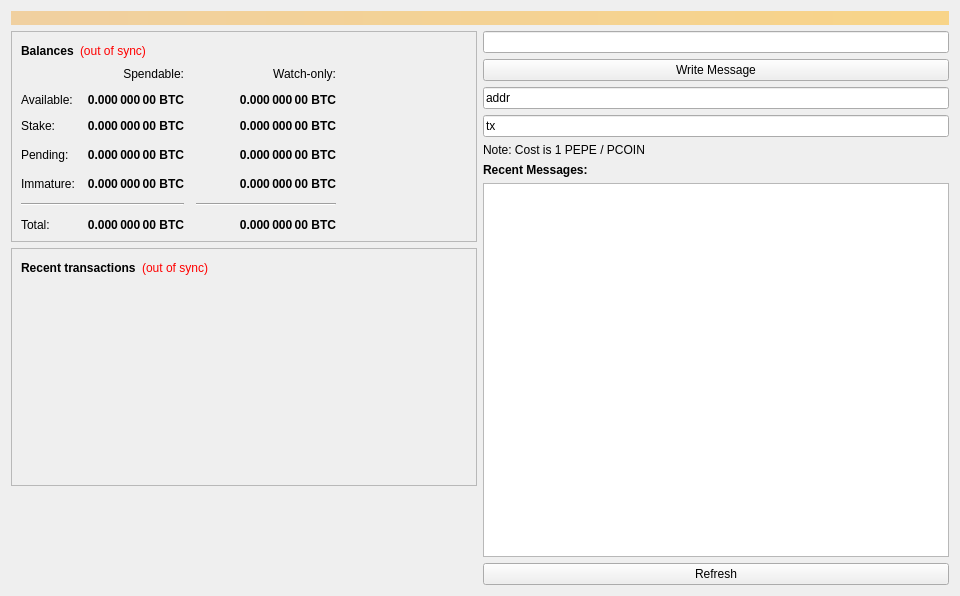
<?xml version="1.0" encoding="UTF-8"?>
<ui version="4.0">
 <class>OverviewPage</class>
 <widget class="QWidget" name="OverviewPage">
  <property name="geometry">
   <rect>
    <x>0</x>
    <y>0</y>
    <width>960</width>
    <height>596</height>
   </rect>
  </property>
  <property name="minimumSize">
   <size>
    <width>960</width>
    <height>0</height>
   </size>
  </property>
  <property name="windowTitle">
   <string>Form</string>
  </property>
  <layout class="QVBoxLayout" name="topLayout">
   <item>
    <widget class="QLabel" name="labelAlerts">
     <property name="visible">
      <bool>false</bool>
     </property>
     <property name="styleSheet">
      <string notr="true">background-color: qlineargradient(x1: 0, y1: 0, x2: 1, y2: 0, stop:0 #F0D0A0, stop:1 #F8D488); color:#000000;</string>
     </property>
     <property name="wordWrap">
      <bool>true</bool>
     </property>
     <property name="margin">
      <number>3</number>
     </property>
    </widget>
   </item>
   <item>
    <layout class="QHBoxLayout" name="horizontalLayout" stretch="1,1">
     <item>
      <layout class="QVBoxLayout" name="verticalLayout_2">
       <item>
        <widget class="QFrame" name="frame">
         <property name="frameShape">
          <enum>QFrame::StyledPanel</enum>
         </property>
         <property name="frameShadow">
          <enum>QFrame::Raised</enum>
         </property>
         <layout class="QVBoxLayout" name="verticalLayout_4">
          <item>
           <layout class="QHBoxLayout" name="horizontalLayout_4">
            <item>
             <widget class="QLabel" name="label_5">
              <property name="font">
               <font>
                <weight>75</weight>
                <bold>true</bold>
               </font>
              </property>
              <property name="text">
               <string>Balances</string>
              </property>
             </widget>
            </item>
            <item>
             <widget class="QLabel" name="labelWalletStatus">
              <property name="cursor">
               <cursorShape>WhatsThisCursor</cursorShape>
              </property>
              <property name="toolTip">
               <string>The displayed information may be out of date. Your wallet automatically synchronizes with the PepeCoin network after a connection is established, but this process has not completed yet.</string>
              </property>
              <property name="styleSheet">
               <string notr="true">QLabel { color: red; }</string>
              </property>
              <property name="text">
               <string notr="true">(out of sync)</string>
              </property>
              <property name="alignment">
               <set>Qt::AlignLeading|Qt::AlignLeft|Qt::AlignVCenter</set>
              </property>
             </widget>
            </item>
            <item>
             <spacer name="horizontalSpacer_3">
              <property name="orientation">
               <enum>Qt::Horizontal</enum>
              </property>
              <property name="sizeHint" stdset="0">
               <size>
                <width>40</width>
                <height>20</height>
               </size>
              </property>
             </spacer>
            </item>
           </layout>
          </item>
          <item>
           <layout class="QGridLayout" name="gridLayout">
            <property name="spacing">
             <number>12</number>
            </property>
            <item row="3" column="2">
             <widget class="QLabel" name="labelWatchPending">
              <property name="font">
               <font>
                <weight>75</weight>
                <bold>true</bold>
               </font>
              </property>
              <property name="cursor">
               <cursorShape>IBeamCursor</cursorShape>
              </property>
              <property name="toolTip">
               <string>Unconfirmed transactions to watch-only addresses</string>
              </property>
              <property name="text">
               <string notr="true">0.000 000 00 BTC</string>
              </property>
              <property name="alignment">
               <set>Qt::AlignRight|Qt::AlignTrailing|Qt::AlignVCenter</set>
              </property>
              <property name="textInteractionFlags">
               <set>Qt::LinksAccessibleByMouse|Qt::TextSelectableByKeyboard|Qt::TextSelectableByMouse</set>
              </property>
             </widget>
            </item>
            <item row="3" column="1">
             <widget class="QLabel" name="labelUnconfirmed">
              <property name="font">
               <font>
                <weight>75</weight>
                <bold>true</bold>
               </font>
              </property>
              <property name="cursor">
               <cursorShape>IBeamCursor</cursorShape>
              </property>
              <property name="toolTip">
               <string>Total of transactions that have yet to be confirmed, and do not yet count toward the spendable balance</string>
              </property>
              <property name="text">
               <string notr="true">0.000 000 00 BTC</string>
              </property>
              <property name="alignment">
               <set>Qt::AlignRight|Qt::AlignTrailing|Qt::AlignVCenter</set>
              </property>
              <property name="textInteractionFlags">
               <set>Qt::LinksAccessibleByMouse|Qt::TextSelectableByKeyboard|Qt::TextSelectableByMouse</set>
              </property>
             </widget>
            </item>
            <item row="4" column="2">
             <widget class="QLabel" name="labelWatchImmature">
              <property name="font">
               <font>
                <weight>75</weight>
                <bold>true</bold>
               </font>
              </property>
              <property name="cursor">
               <cursorShape>IBeamCursor</cursorShape>
              </property>
              <property name="toolTip">
               <string>Mined balance in watch-only addresses that has not yet matured</string>
              </property>
              <property name="text">
               <string notr="true">0.000 000 00 BTC</string>
              </property>
              <property name="alignment">
               <set>Qt::AlignRight|Qt::AlignTrailing|Qt::AlignVCenter</set>
              </property>
              <property name="textInteractionFlags">
               <set>Qt::LinksAccessibleByMouse|Qt::TextSelectableByKeyboard|Qt::TextSelectableByMouse</set>
              </property>
             </widget>
            </item>
            <item row="5" column="0" colspan="2">
             <widget class="Line" name="lineSpendableBalance">
              <property name="orientation">
               <enum>Qt::Horizontal</enum>
              </property>
             </widget>
            </item>
            <item row="5" column="2">
             <widget class="Line" name="lineWatchBalance">
              <property name="sizePolicy">
               <sizepolicy hsizetype="Preferred" vsizetype="Fixed">
                <horstretch>0</horstretch>
                <verstretch>0</verstretch>
               </sizepolicy>
              </property>
              <property name="minimumSize">
               <size>
                <width>140</width>
                <height>0</height>
               </size>
              </property>
              <property name="orientation">
               <enum>Qt::Horizontal</enum>
              </property>
             </widget>
            </item>
            <item row="6" column="0">
             <widget class="QLabel" name="labelTotalText">
              <property name="text">
               <string>Total:</string>
              </property>
             </widget>
            </item>
            <item row="4" column="1">
             <widget class="QLabel" name="labelImmature">
              <property name="font">
               <font>
                <weight>75</weight>
                <bold>true</bold>
               </font>
              </property>
              <property name="cursor">
               <cursorShape>IBeamCursor</cursorShape>
              </property>
              <property name="toolTip">
               <string>Mined balance that has not yet matured</string>
              </property>
              <property name="text">
               <string notr="true">0.000 000 00 BTC</string>
              </property>
              <property name="alignment">
               <set>Qt::AlignRight|Qt::AlignTrailing|Qt::AlignVCenter</set>
              </property>
              <property name="textInteractionFlags">
               <set>Qt::LinksAccessibleByMouse|Qt::TextSelectableByKeyboard|Qt::TextSelectableByMouse</set>
              </property>
             </widget>
            </item>
            <item row="3" column="3">
             <spacer name="horizontalSpacer_2">
              <property name="orientation">
               <enum>Qt::Horizontal</enum>
              </property>
              <property name="sizeHint" stdset="0">
               <size>
                <width>40</width>
                <height>20</height>
               </size>
              </property>
             </spacer>
            </item>
            <item row="4" column="0">
             <widget class="QLabel" name="labelImmatureText">
              <property name="text">
               <string>Immature:</string>
              </property>
             </widget>
            </item>
            <item row="6" column="1">
             <widget class="QLabel" name="labelTotal">
              <property name="font">
               <font>
                <weight>75</weight>
                <bold>true</bold>
               </font>
              </property>
              <property name="cursor">
               <cursorShape>IBeamCursor</cursorShape>
              </property>
              <property name="toolTip">
               <string>Your current total balance</string>
              </property>
              <property name="text">
               <string notr="true">0.000 000 00 BTC</string>
              </property>
              <property name="alignment">
               <set>Qt::AlignRight|Qt::AlignTrailing|Qt::AlignVCenter</set>
              </property>
              <property name="textInteractionFlags">
               <set>Qt::LinksAccessibleByMouse|Qt::TextSelectableByKeyboard|Qt::TextSelectableByMouse</set>
              </property>
             </widget>
            </item>
            <item row="6" column="2">
             <widget class="QLabel" name="labelWatchTotal">
              <property name="font">
               <font>
                <weight>75</weight>
                <bold>true</bold>
               </font>
              </property>
              <property name="cursor">
               <cursorShape>IBeamCursor</cursorShape>
              </property>
              <property name="toolTip">
               <string>Current total balance in watch-only addresses</string>
              </property>
              <property name="text">
               <string notr="true">0.000 000 00 BTC</string>
              </property>
              <property name="alignment">
               <set>Qt::AlignRight|Qt::AlignTrailing|Qt::AlignVCenter</set>
              </property>
              <property name="textInteractionFlags">
               <set>Qt::LinksAccessibleByMouse|Qt::TextSelectableByKeyboard|Qt::TextSelectableByMouse</set>
              </property>
             </widget>
            </item>
            <item row="0" column="2">
             <widget class="QLabel" name="labelWatchonly">
              <property name="text">
               <string>Watch-only:</string>
              </property>
              <property name="alignment">
               <set>Qt::AlignRight|Qt::AlignTrailing|Qt::AlignVCenter</set>
              </property>
             </widget>
            </item>
            <item row="1" column="0">
             <widget class="QLabel" name="labelBalanceText">
              <property name="text">
               <string>Available:</string>
              </property>
             </widget>
            </item>
            <item row="1" column="1">
             <widget class="QLabel" name="labelBalance">
              <property name="font">
               <font>
                <weight>75</weight>
                <bold>true</bold>
               </font>
              </property>
              <property name="cursor">
               <cursorShape>IBeamCursor</cursorShape>
              </property>
              <property name="toolTip">
               <string>Your current spendable balance</string>
              </property>
              <property name="text">
               <string notr="true">0.000 000 00 BTC</string>
              </property>
              <property name="alignment">
               <set>Qt::AlignRight|Qt::AlignTrailing|Qt::AlignVCenter</set>
              </property>
              <property name="textInteractionFlags">
               <set>Qt::LinksAccessibleByMouse|Qt::TextSelectableByKeyboard|Qt::TextSelectableByMouse</set>
              </property>
             </widget>
            </item>
            <item row="2" column="0">
             <widget class="QLabel" name="label_6">
              <property name="text">
               <string>Stake:</string>
              </property>
             </widget>
            </item>
            <item row="2" column="1">
             <widget class="QLabel" name="labelStake">
              <property name="font">
               <font>
                <weight>75</weight>
                <bold>true</bold>
               </font>
              </property>
              <property name="cursor">
               <cursorShape>IBeamCursor</cursorShape>
              </property>
              <property name="toolTip">
               <string>Total of coins that was staked, and do not yet count toward the current balance</string>
              </property>
              <property name="text">
               <string notr="true">0.000 000 00 BTC</string>
              </property>
              <property name="alignment">
               <set>Qt::AlignRight|Qt::AlignTrailing|Qt::AlignVCenter</set>
              </property>
              <property name="textInteractionFlags">
               <set>Qt::LinksAccessibleByMouse|Qt::TextSelectableByKeyboard|Qt::TextSelectableByMouse</set>
              </property>
             </widget>
            </item>
            <item row="2" column="2">
             <widget class="QLabel" name="labelWatchStake">
              <property name="font">
               <font>
                <weight>75</weight>
                <bold>true</bold>
               </font>
              </property>
              <property name="cursor">
               <cursorShape>IBeamCursor</cursorShape>
              </property>
              <property name="toolTip">
               <string>Total of coins that was staked in watch-only addresses, and do not yet count toward the current watch-only balance</string>
              </property>
              <property name="text">
               <string notr="true">0.000 000 00 BTC</string>
              </property>
              <property name="alignment">
               <set>Qt::AlignRight|Qt::AlignTrailing|Qt::AlignVCenter</set>
              </property>
              <property name="textInteractionFlags">
               <set>Qt::LinksAccessibleByMouse|Qt::TextSelectableByKeyboard|Qt::TextSelectableByMouse</set>
              </property>
             </widget>
            </item>
            <item row="1" column="2">
             <widget class="QLabel" name="labelWatchAvailable">
              <property name="font">
               <font>
                <weight>75</weight>
                <bold>true</bold>
               </font>
              </property>
              <property name="cursor">
               <cursorShape>IBeamCursor</cursorShape>
              </property>
              <property name="toolTip">
               <string>Your current balance in watch-only addresses</string>
              </property>
              <property name="text">
               <string notr="true">0.000 000 00 BTC</string>
              </property>
              <property name="alignment">
               <set>Qt::AlignRight|Qt::AlignTrailing|Qt::AlignVCenter</set>
              </property>
              <property name="textInteractionFlags">
               <set>Qt::LinksAccessibleByMouse|Qt::TextSelectableByKeyboard|Qt::TextSelectableByMouse</set>
              </property>
             </widget>
            </item>
            <item row="3" column="0">
             <widget class="QLabel" name="labelPendingText">
              <property name="text">
               <string>Pending:</string>
              </property>
             </widget>
            </item>
            <item row="0" column="1">
             <widget class="QLabel" name="labelSpendable">
              <property name="text">
               <string>Spendable:</string>
              </property>
              <property name="alignment">
               <set>Qt::AlignRight|Qt::AlignTrailing|Qt::AlignVCenter</set>
              </property>
             </widget>
            </item>
           </layout>
          </item>
         </layout>
        </widget>
       </item>
       <item>
        <widget class="QFrame" name="frame_2">
         <property name="frameShape">
          <enum>QFrame::StyledPanel</enum>
         </property>
         <property name="frameShadow">
          <enum>QFrame::Raised</enum>
         </property>
         <layout class="QVBoxLayout" name="verticalLayout">
          <item>
           <layout class="QHBoxLayout" name="horizontalLayout_2">
            <item>
             <widget class="QLabel" name="label_4">
              <property name="font">
               <font>
                <weight>75</weight>
                <bold>true</bold>
               </font>
              </property>
              <property name="text">
               <string>Recent transactions</string>
              </property>
             </widget>
            </item>
            <item>
             <widget class="QLabel" name="labelTransactionsStatus">
              <property name="cursor">
               <cursorShape>WhatsThisCursor</cursorShape>
              </property>
              <property name="toolTip">
               <string>The displayed information may be out of date. Your wallet automatically synchronizes with the PepeCoin network after a connection is established, but this process has not completed yet.</string>
              </property>
              <property name="styleSheet">
               <string notr="true">QLabel { color: red; }</string>
              </property>
              <property name="text">
               <string notr="true">(out of sync)</string>
              </property>
              <property name="alignment">
               <set>Qt::AlignRight|Qt::AlignTrailing|Qt::AlignVCenter</set>
              </property>
             </widget>
            </item>
            <item>
             <spacer name="horizontalSpacer">
              <property name="orientation">
               <enum>Qt::Horizontal</enum>
              </property>
              <property name="sizeHint" stdset="0">
               <size>
                <width>40</width>
                <height>20</height>
               </size>
              </property>
             </spacer>
            </item>
           </layout>
          </item>
          <item>
           <widget class="QListView" name="listTransactions">
            <property name="styleSheet">
             <string notr="true">QListView { background: transparent; }</string>
            </property>
            <property name="frameShape">
             <enum>QFrame::NoFrame</enum>
            </property>
            <property name="verticalScrollBarPolicy">
             <enum>Qt::ScrollBarAlwaysOff</enum>
            </property>
            <property name="horizontalScrollBarPolicy">
             <enum>Qt::ScrollBarAlwaysOff</enum>
            </property>
            <property name="selectionMode">
             <enum>QAbstractItemView::NoSelection</enum>
            </property>
           </widget>
          </item>
         </layout>
        </widget>
       </item>
       <item>
        <spacer name="verticalSpacer">
         <property name="orientation">
          <enum>Qt::Vertical</enum>
         </property>
         <property name="sizeHint" stdset="0">
          <size>
           <width>20</width>
           <height>40</height>
          </size>
         </property>
        </spacer>
       </item>
      </layout>
     </item>
     <item>
      <layout class="QVBoxLayout" name="verticalLayout_3">
       <item>
        <widget class="QLineEdit" name="lineEdit">
         <property name="maxLength">
          <number>40</number>
         </property>
        </widget>
       </item>
       <item>
        <widget class="QPushButton" name="pushButton">
         <property name="text">
          <string>Write Message</string>
         </property>
        </widget>
       </item>
       <item>
        <widget class="QLineEdit" name="addrLineEdit">
         <property name="text">
          <string>addr</string>
         </property>
        </widget>
       </item>
       <item>
        <widget class="QLineEdit" name="txLineEdit">
         <property name="text">
          <string>tx</string>
         </property>
        </widget>
       </item>
       <item>
        <widget class="QLabel" name="label">
         <property name="text">
          <string>Note: Cost is 1 PEPE / PCOIN</string>
         </property>
        </widget>
       </item>
       <item>
        <widget class="QLabel" name="label_2">
         <property name="font">
          <font>
           <weight>75</weight>
           <bold>true</bold>
          </font>
         </property>
         <property name="text">
          <string>Recent Messages:</string>
         </property>
        </widget>
       </item>
       <item>
        <widget class="QListWidget" name="listWidget"/>
       </item>
       <item>
        <widget class="QPushButton" name="refreshButton">
         <property name="text">
          <string>Refresh</string>
         </property>
        </widget>
       </item>
      </layout>
     </item>
    </layout>
   </item>
  </layout>
 </widget>
 <resources/>
 <connections/>
</ui>
